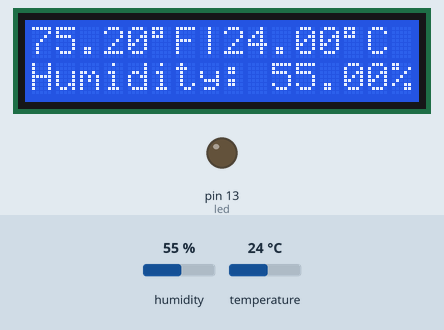
The sketch below on a simulated Arduino Uno, built with avr-gcc and run on an emulated ATmega328P. Parts: 16×2 character LCD, output pins drawn as LEDs (lit = HIGH). The test bench sets the inputs (shaded band); at power-on: temperature 24 °C, humidity 55 %. What the sketch prints to the serial monitor is not drawn.

Above: at 1.2 s.
1.3 s: temperature set to 41 °C
At 3.1 s:
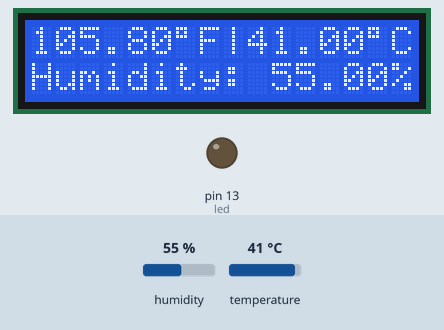
4.1 s: temperature set to 12 °C
At 4.6 s:
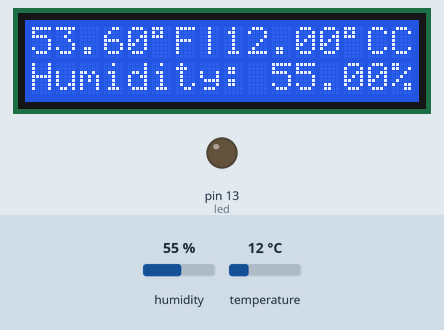
6.9 s: humidity set to 22 %
At 8.6 s:
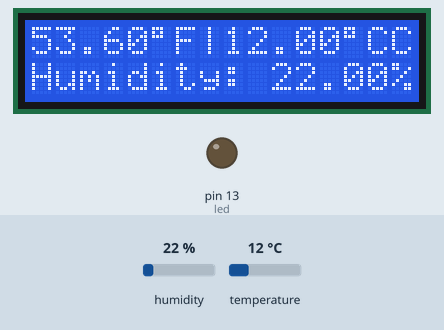
9.8 s: humidity set to 40 %
At 11.3 s:
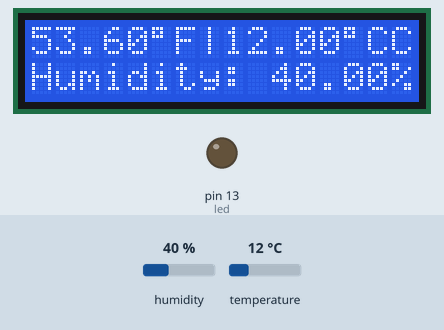
Timing chart, 0 to 12.8 s (numbered marks = the images above; inputs shaded):
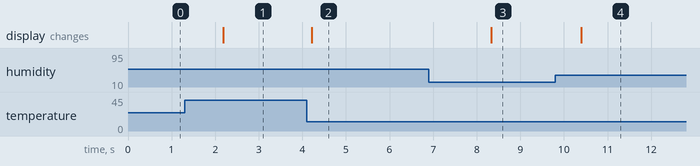

Measured:
- after the input at 1.3 s, the display: changes after 0.88 s (image 1)
- after the input at 4.1 s, the display: changes after 0.11 s (image 2)
- after the input at 6.9 s, the display: changes after 1.4 s (image 3)
- after the input at 9.8 s, the display: changes after 0.60 s (image 4)

The sketch:

dht11_activity.ino
```cpp
#include <LiquidCrystal_I2C.h>
#include "DHT.h"
#define DHTPIN 5

int led = 13;                // the pin that the LED is atteched to
int sensor = 2;              // the pin that the sensor is atteched to
int state = LOW;             // by default, no motion detected
int val = 0;                 // variable to store the sensor status (value)

//gas
int LED = A1;
const int gas = 0;
int MQ2pin = A0;

#define DHTTYPE DHT11
//#define DHTTYPE DHT11

DHT dht(DHTPIN, DHTTYPE);
LiquidCrystal_I2C lcd(0x3F,16,2);

void setup() {
  dht.begin(); // initialize dht
  Serial.begin(9600);
  lcd.init();
  lcd.backlight();
  pinMode(led, OUTPUT);      // initalize LED as an output
  pinMode(sensor, INPUT);    // initialize sensor as an input
}

void loop(){
  //PIR
//  val = digitalRead(sensor);   // read sensor value
//  if (val == HIGH) {           // check if the sensor is HIGH
//    digitalWrite(led, HIGH);   // turn LED ON
//    delay(100);                // delay 100 milliseconds
//
//    if (state == LOW) {
//      Serial.println("Motion detected!");
//      lcd.clear();
//      lcd.setCursor(0,0);
//      lcd.print("Motion detected!");
//      state = HIGH;       // update variable state to HIGH
//      delay(5000);
//    }
//  }
//  else {
//      digitalWrite(led, LOW); // turn LED OFF
//      delay(200);             // delay 200 milliseconds
//
//      if (state == HIGH){
//        Serial.println("Motion stopped!");
//        lcd.clear();
//        lcd.setCursor(0,0);
//        lcd.print("Motion stopped!");
//        state = LOW;       // update variable state to LOW
//        delay(5000);    }
//  }

  //TEMPERATURE AND HUMIDITY
  float h = dht.readHumidity();
  // Read temperature as Celcius (the default)
  float f = dht.readTemperature();

  // Read temperature as Fahrenheit (isFahrenheiht = true)
  float t = dht.readTemperature(true);

  // Check if any reads failed and exit early
  if (isnan(h) || isnan(t) || isnan(f)) {
    Serial.print("Failed to read from DHT sensor!");
  }

  lcd.setCursor(0,0);
  lcd.print(t);
  lcd.print((char)223);
  lcd.print("F|");
  lcd.print(f);
  lcd.print((char)223);
  lcd.print("C");
  lcd.setCursor(0,1);
  lcd.print("Humidity: ");
  lcd.print(h);
  lcd.print("%");
  Serial.print("Humidity: ");
  Serial.print(h);
  Serial.print(" %\t");
  Serial.print("Temperature: ");
  Serial.print(t);
  Serial.print(" F\t");
  Serial.print("Temperature: ");
  Serial.print(f);
  Serial.print(" C\t");
  Serial.println();

//  //GAS
//  float sensorValue,MQ2pin;
//  sensorValue = analogRead(MQ2pin); // read analog input pin 0
//
//  if(sensorValue >= 50){
//    digitalWrite(LED,HIGH);
//    Serial.print("Sensor Value: ");
//    Serial.println(sensorValue);
//    Serial.println(" |SMOKE DETECTED");
//    lcd.clear();
//    lcd.setCursor(0,0);
//    lcd.print("SMK: " + (String)sensorValue);
//    lcd.setCursor(0,1);
//    lcd.print("SMOKE DETECTED");
//  }
//  else{
//    digitalWrite(LED,LOW);
//    Serial.print("Sensor Value: ");
//    Serial.println(sensorValue);
//    Serial.println(" |NO SMOKE DETECTED");
//    lcd.clear();
//    lcd.setCursor(0,0);
//    lcd.print("SMK: " + (String)sensorValue);
//    lcd.setCursor(0,1);
//    lcd.print("NO SMOKE DETECTED");
//  }
//  delay(500);

//END OF LOOP
}

float getsensorValue(int pin){
    return (analogRead(pin));
}
```
